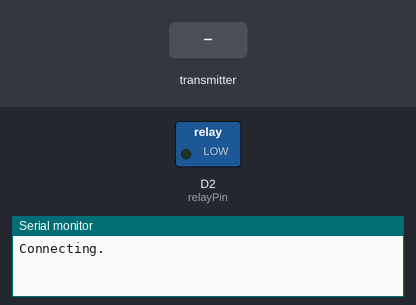
Simulated run of this sketch. Board: ESP8266 (NodeMCU). Parts: switched loads named in the sketch (green lamp = pin HIGH), the last lines printed to the serial monitor. The inputs (shaded band) are chosen by the test bench. WiFi joins after 1.5 s; servers stay silent unless stated; network time is answered at once with the bench clock; the local clock reads 2024-03-15 10:24:30 at power-on unless the sketch sets it; storage starts empty.

Above: at 0.1 s.
At 3.7 s:
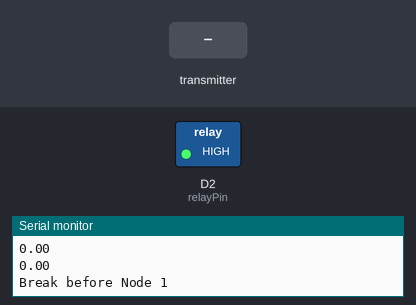
3.8 s: the transmitter starts sending id = 0
Timing chart, 0 to 6.8 s (numbered marks = the images above; inputs shaded):
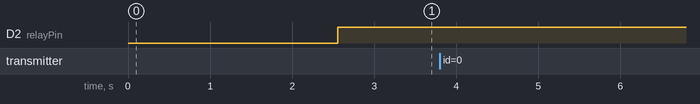

The sketch:

ESPSlaveWithTimeLogs.ino
```cpp
#include <ESP8266WiFi.h>
#include <WiFiUdp.h>
#include <NTPClient.h>
#include <TimeLib.h>
#include <SPI.h>
#include <SD.h>
#include <espnow.h>
#include <String.h>

#define relayPin D2

const int CS = 5;
File myFile;
int SerialNumber = 1;
const char* ssid = "AYUSH-PC0335";
const char* password = "P!693n57";

WiFiUDP ntpUDP;
NTPClient timeClient(ntpUDP, "asia.pool.ntp.org", 19800, 60000);

char Time[ ] = "TIME:00:00:00";
char Date[ ] = "DATE:00/00/2000";
char status[32];
byte last_second, second_, minute_, hour_, day_, month_;
int year_;


typedef struct struct_message {
  int id;
  float x;
  float y;
}struct_message;

// Create a struct_message called myData
struct_message myData;

// Create a structure to hold the readings from each board
struct_message board1;
struct_message board2;
struct_message board3;

unsigned long lastTime = 0;
unsigned long timerDelay = 1000;

// Create an array with all the structures
struct_message boardsStruct[3] = {board1, board2, board3};

// callback function that will be executed when data is received
void OnDataRecv(const uint8_t * mac_addr, const uint8_t *incomingData, int len) {
  char macStr[18];
  Serial.print("Packet received from: ");
  snprintf(macStr, sizeof(macStr), "%02x:%02x:%02x:%02x:%02x:%02x",
           mac_addr[0], mac_addr[1], mac_addr[2], mac_addr[3], mac_addr[4], mac_addr[5]);
  Serial.println(macStr);
  memcpy(&myData, incomingData, sizeof(myData));
  //Serial.printf("Board ID %u: %u bytes\n", myData.id, len);
  // Update the structures with the new incoming data
  boardsStruct[myData.id-1].x = myData.x;
  boardsStruct[myData.id-1].y = myData.y;
  //Serial.printf("x value: %d \n", boardsStruct[myData.id-1].x);
  //Serial.printf("y value: %d \n", boardsStruct[myData.id-1].y);
  //Serial.println();
}


void setup() {

  pinMode(relayPin,OUTPUT);
  digitalWrite(relayPin,LOW);

  WiFi.mode(WIFI_STA);

  Serial.begin(115200);
  WiFi.begin(ssid, password);
  Serial.print("Connecting.");


  while ( WiFi.status() != WL_CONNECTED ) {
    delay(500);
    Serial.print(".");
  }
  Serial.println("connected");
  timeClient.begin();

   while (!SD.begin(CS)) {
    Serial.println("SD card initialization failed!");
    delay(1000);
  }

  if (esp_now_init() != 0) {
    Serial.println("Error initializing ESP-NOW");
    return;
  }

  // Once ESPNow is successfully Init, we will register for recv CB to
  // get recv packer info
  esp_now_register_recv_cb(esp_now_recv_cb_t(OnDataRecv));

  delay(1000);
  Serial.println("SD card initialization done.");
  SD.remove("NewFile.txt");
}

bool node1Status=true;
bool node2Status=true;

float node1Threshold=0.15;
float node2Threshold=0.15;
float node1node2Threshold=0.25;

int currCheck(float node1Curr, float node2Curr){
  if(node1Curr>=node1node2Threshold&&node2Curr>=node2Threshold)
    return 0;//Both loads connected
  else if(node1Curr>=node1Threshold&&node2Curr<=node2Threshold)
    return 1;//Node 1 working
  else if(node1Curr>=node1Threshold&&node1Curr<=node1node2Threshold&&node2Curr>=node2Threshold)
    return 2;//Node 2 working
  else if(node1Curr<=node1Threshold&&node2Curr<=node2Threshold)
    return 3;//Both loads are not connected
  return 999;
}

void loop() {

  timeClient.update();
  unsigned long unix_epoch = timeClient.getEpochTime();    // Get Unix epoch time from the NTP server

  second_ = second(unix_epoch);
  if (last_second != second_) {


    minute_ = minute(unix_epoch);
    hour_   = hour(unix_epoch);
    day_    = day(unix_epoch);
    month_  = month(unix_epoch);
    year_   = year(unix_epoch);


    Time[12] = second_ % 10 + 48;
    Time[11] = second_ / 10 + 48;
    Time[9]  = minute_ % 10 + 48;
    Time[8]  = minute_ / 10 + 48;
    Time[6]  = hour_   % 10 + 48;
    Time[5]  = hour_   / 10 + 48;


    Date[5]  = day_   / 10 + 48;
    Date[6]  = day_   % 10 + 48;
    Date[8]  = month_  / 10 + 48;
    Date[9]  = month_  % 10 + 48;
    Date[13] = (year_   / 10) % 10 + 48;
    Date[14] = year_   % 10 % 10 + 48;

    Serial.println(Time);
    Serial.println(Date);


    last_second = second_;

  }
  char formattedData[50];
  if ((millis() - lastTime) > timerDelay) {
    // Set values to send
    float node1Curr = boardsStruct[0].x;//Node 1 current sensor
    float node1Flex = boardsStruct[0].y;//Node 1 flex sensor
    float node2Curr = boardsStruct[1].x;//Node 2 current sensor
    float node2Flex = boardsStruct[1].y;//Node 2 flex sensor
    //float node3Curr = boardsStruct[2].x;//Node 3 current sensor
    //float node3Flex = boardsStruct[2].y;//Node 3 flex sensor
    Serial.println(node1Curr);
    Serial.println(node1Flex);
    Serial.println("........");
    Serial.println(node2Curr);
    Serial.println(node2Flex);
    //Serial.println("........");
    //Serial.println(node3Curr);
    //Serial.println(node3Flex);
    int currStatus = currCheck(node1Curr, node2Curr);
    if(currStatus==0){
      Serial.println("Load at Both Nodes");
      sprintf(formattedData, "%lu - %s - %s - %s", SerialNumber, Date, Time, "Load at Both Nodes");
      digitalWrite(relayPin,LOW);
    }
    else if(currStatus==1){
      Serial.println("Break after Node 2");
      sprintf(formattedData, "%lu - %s - %s - %s", SerialNumber, Date, Time, "Break after Node 2");
      digitalWrite(relayPin,HIGH);
    }
    else if(currStatus==2){
      Serial.println("Break between Node 1 and Node 2");
      sprintf(formattedData, "%lu - %s - %s - %s", SerialNumber, Date, Time, "Break between Node 1 and Node 2");
      digitalWrite(relayPin,HIGH);
    }
    else if(currStatus==3){
      Serial.println("Break before Node 1");
      sprintf(formattedData, "%lu - %s - %s - %s", SerialNumber, Date, Time, "Break before Node 1");
      digitalWrite(relayPin,HIGH);
    }
    else if(currStatus==999){
      sprintf(formattedData, "%lu - %s - %s - %s", SerialNumber, Date, Time, "Load at Both Nodes");
      Serial.println("Load at Both Nodes");
    }
    Serial.println();
    lastTime = millis();
    // node1Curr=(Node1Curr>0.09)?node1Curr:0.00;
    // node2Curr=(Node2Curr>0.09)?node2Curr:0.00;
    // node3Curr=(Node3Curr>0.09)?node3Curr:0.00;

  }
  WriteFile("/NewFile.txt", formattedData);
  SerialNumber++;
  delay(1000);
}
void WriteFile(const char *path, const char *message) {
  myFile = SD.open(path, FILE_WRITE);
  if (myFile) {
    myFile.println(message);
    myFile.close();
  } else {
    Serial.println("error opening file");
  }
}
```
